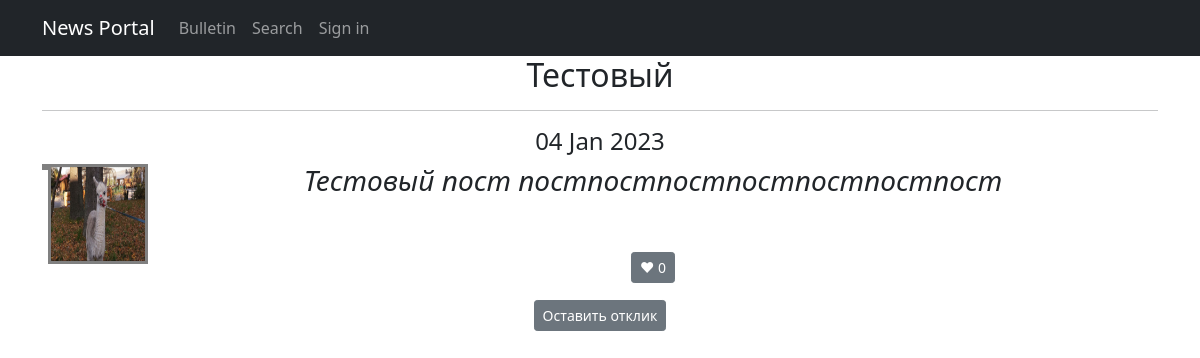
Before: /bulletin/3 with the older database file.
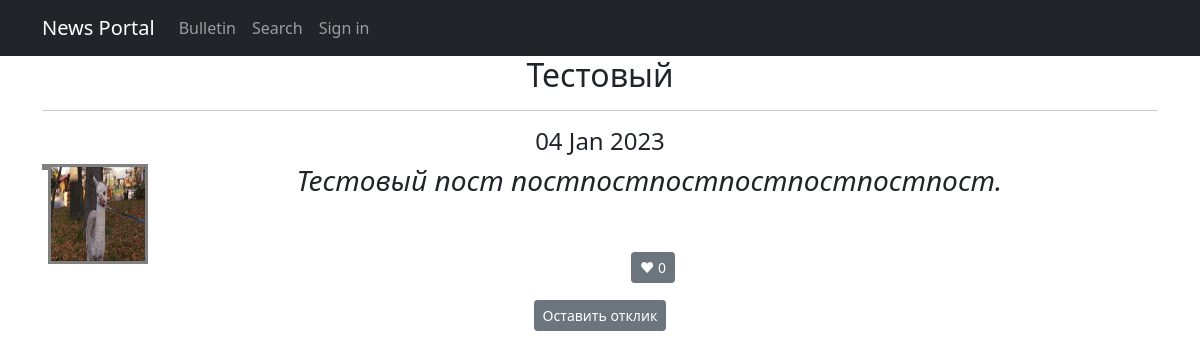
After: the same page with the newer database file.
### bulletin/models.py (models this page shows, shortened)
class Post(models.Model):
    class Meta:
        verbose_name = u"Объявление"
        verbose_name_plural = u"Объявления"
    author = models.ForeignKey(User, on_delete=models.CASCADE, verbose_name='Автор')
    dateCreation = models.DateTimeField(auto_now_add=True, verbose_name='Дата')
    category = models.ForeignKey(
        to='PostCategory',
        on_delete=models.CASCADE,
        related_name='post',
        verbose_name='Категория'  # все продукты в категории будут доступны через поле news
    )
    title = models.CharField(max_length=128, verbose_name='Заголовок')
    text = RichTextUploadingField()
    like = models.ManyToManyField(User, related_name='rating')
    def total_like(self):
        return self.like.count()

### bulletin/views.py (the view)
# urls.py: path('<int:pk>', PostDetail.as_view(), name='post_detail'),
class PostDetail(DetailView):
    model = Post
    template_name = 'post_id.html'
    context_object_name = 'post'
    queryset = Post.objects.all()
    def get_context_data(self, *args, **kwargs):
        context = super(PostDetail, self).get_context_data(**kwargs)
        post = get_object_or_404(Post, id=self.kwargs["pk"])
        total_like = post.total_like()
        context['count'] = total_like
        return context

### bulletin/templatetags/custom_filters.py (called while the page is built)
@register.filter()
def censor(value):
    for word in black_words:
        value = value.replace(word[1:], '*' * (len(word) - 1))
    return value

### templates/post_id.html (shortened to what this page needs)
{% extends 'flatpages/default.html' %}
{% load custom_filters %}
{% block content %}
   <h2> {{ post.title|censor }} </h2>
   <hr>
   {% if post %}
        <h4>{{post.dateCreation|date:'d M Y'}}</h4>
        <h4>
            <img
                src="{{ post.image.url}}" style="max-height:400px" align="left"
                style=" border: 20px solid #ffffff;"
            />
            <i>{{ post.text|censor|safe }}</i>
            <p class="text-center"><a href="{% url 'like_post' post.id %}" class="btn btn-secondary btn-sm">❤ {{ count }}</a></p>
            <p class="text-center"><a href="{% url 'response' post.id %}" class="btn btn-secondary btn-sm">Оставить отклик</a></p>
        </h4>
        <br><br><br>
    {% else %}
       <h2>Новостей нет, но вы держитесь!</h2>
   {% endif %}
{% endblock content %}

Changed rows visible on the page:
changed Post "Тестовый": text|censor "Тестовый пост постпостпостпостпостпостпост" → "Тестовый пост постпостпостпостпостпостпост."
